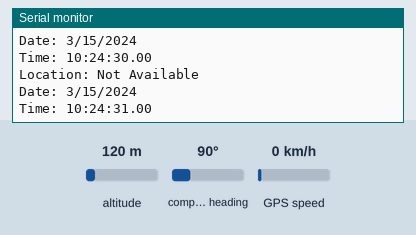
Simulated run of this sketch. Board: Arduino Uno, built with avr-gcc and run on an emulated ATmega328P. Shown: the last lines printed to the serial monitor. The inputs (shaded band) are chosen by the test bench; at power-on: altitude 120 m, compass heading 90°, GPS speed 0 km/h. The GPS gets a fix after 3 s at 37.7749, -122.4194 with 8 satellites.

Above: at 1.8 s.
1.9 s: altitude set to 20 m
At 2.9 s:
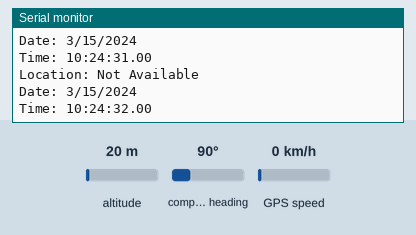
4.6 s: altitude set to 250 m
At 6.1 s:
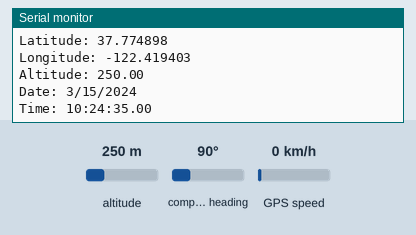
Timing chart, 0 to 7.6 s (numbered marks = the images above; inputs shaded):
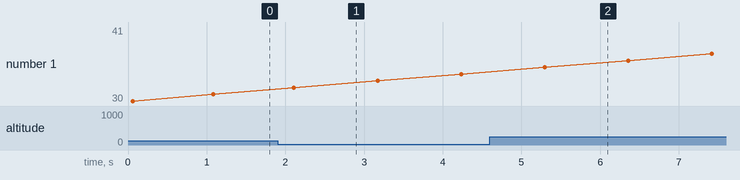

Measured:
- after the input at 4.6 s, the serial monitor: prints a new line after 0.66 s (image 2)

The sketch:

GPS.ino
```cpp
#include <TinyGPS++.h>
#include <SoftwareSerial.h>

#define rxPin 8
#define txPin 9

int GPSBaud = 9600;

TinyGPSPlus gps;

SoftwareSerial gpsSerial(rxPin, txPin);

void setup()
{

  Serial.begin(9600);

  gpsSerial.begin(GPSBaud);
}

void loop()
{

  while (gpsSerial.available() > 0)
    if (gps.encode(gpsSerial.read()))
      displayInfo();

  if (millis() > 5000 && gps.charsProcessed() < 10)
  {
    Serial.println("No GPS detected");
    while(true);
  }
}

void displayInfo()
{
  if (gps.location.isValid())
  {
    Serial.print("Latitude: ");
    Serial.println(gps.location.lat(), 6);
    Serial.print("Longitude: ");
    Serial.println(gps.location.lng(), 6);
    Serial.print("Altitude: ");
    Serial.println(gps.altitude.meters());
  }
  else
  {
    Serial.println("Location: Not Available");
  }

  Serial.print("Date: ");
  if (gps.date.isValid())
  {
    Serial.print(gps.date.month());
    Serial.print("/");
    Serial.print(gps.date.day());
    Serial.print("/");
    Serial.println(gps.date.year());
  }
  else
  {
    Serial.println("Not Available");
  }

  Serial.print("Time: ");
  if (gps.time.isValid())
  {
    if (gps.time.hour() < 10) Serial.print(F("0"));
    Serial.print(gps.time.hour());
    Serial.print(":");
    if (gps.time.minute() < 10) Serial.print(F("0"));
    Serial.print(gps.time.minute());
    Serial.print(":");
    if (gps.time.second() < 10) Serial.print(F("0"));
    Serial.print(gps.time.second());
    Serial.print(".");
    if (gps.time.centisecond() < 10) Serial.print(F("0"));
    Serial.println(gps.time.centisecond());
  }
  else
  {
    Serial.println("Not Available");
  }

  Serial.println();
  Serial.println();
  delay(1000);
}
```
